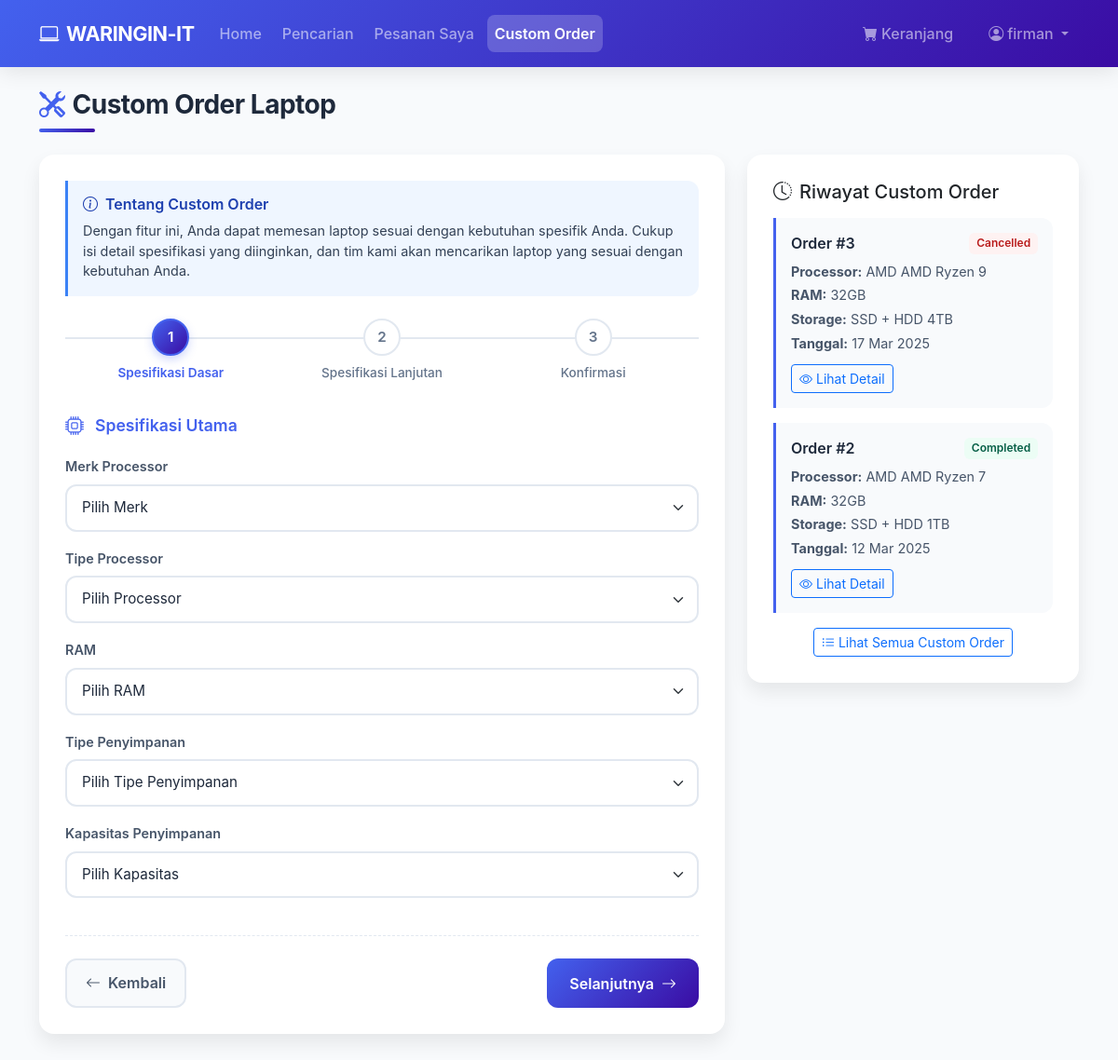
/user/custom_order.php (signed in), run on the app's committed database.
### tables this page shows
CREATE TABLE `tb_user` (
  `user_id` int(11) NOT NULL,
  `nama` varchar(255) NOT NULL,
  `password` varchar(255) NOT NULL,
  `alamat` longtext DEFAULT NULL,
  `telepon` varchar(15) DEFAULT NULL,
  `photo` varchar(255) DEFAULT NULL
);

CREATE TABLE `tb_custom_orders` (
  `order_id` int(11) NOT NULL,
  `user_id` int(11) NOT NULL,
  `ram` varchar(50) NOT NULL,
  `storage` varchar(100) NOT NULL,
  `processor` varchar(100) NOT NULL,
  `vga` varchar(100) NOT NULL,
  `screen_size` varchar(50) NOT NULL,
  `screen_type` varchar(100) NOT NULL,
  `operating_system` varchar(100) NOT NULL,
  `additional_specs` text DEFAULT NULL,
  `budget` int(11) NOT NULL,
  `status` enum('pending','processing','completed','cancelled') NOT NULL DEFAULT 'pending',
  `admin_notes` text DEFAULT NULL,
  `admin_id` int(11) DEFAULT NULL,
  `created_at` datetime NOT NULL DEFAULT current_timestamp(),
  `updated_at` datetime DEFAULT NULL ON UPDATE current_timestamp()
);

### config/koneksi.php (called while the page is built, shortened)
<?php
$host = 'localhost';
$username = 'root';
$password = '';
$database = 'toko_db';
$conn = mysqli_connect($host, $username, $password, $database);
function query($query) {
    global $conn;
    $result = mysqli_query($conn, $query);
    $rows = [];
    if ($result) {
        while ($row = mysqli_fetch_assoc($result)) {
            $rows[] = $row;
        }
    } else {
        error_log("Query error: " . mysqli_error($conn));
    }
    return $rows;
}
?>

### user/custom_order.php (the view, shortened to what this page needs)
<?php
require_once '../config/koneksi.php';
$user_id = $_SESSION['user_id'];
$user = query("SELECT * FROM tb_user WHERE user_id = $user_id")[0];
$history_query = "SELECT * FROM tb_custom_orders WHERE user_id = $user_id ORDER BY created_at DESC LIMIT 5";
$recent_orders = query($history_query);
?>
<!DOCTYPE html>
<html lang="en">
<head>
    <link href="https://cdn.jsdelivr.net/npm/bootstrap@5.3.0/dist/css/bootstrap.min.css" rel="stylesheet">
    <link rel="stylesheet" href="https://cdn.jsdelivr.net/npm/bootstrap-icons@1.7.2/font/bootstrap-icons.css">
</head>
<body>
    <nav class="navbar navbar-expand-lg navbar-dark sticky-top">
        <div class="container">
            <a class="navbar-brand" href="index.php">
                <i class="bi bi-laptop me-2"></i>WARINGIN-IT
            </a>
            <div class="collapse navbar-collapse" id="navbarNav">
                <ul class="navbar-nav me-auto">
                    <li class="nav-item">
                        <a class="nav-link" href="index.php">Home</a>
                    </li>
                    <li class="nav-item">
                        <a class="nav-link" href="search.php">Pencarian</a>
                    </li>
                    <li class="nav-item">
                        <a class="nav-link" href="orders.php">Pesanan Saya</a>
                    </li>
                    <li class="nav-item">
                        <a class="nav-link active" href="custom_order.php">Custom Order</a>
                    </li>
                </ul>
                <ul class="navbar-nav">
                    <li class="nav-item me-3">
                        <a class="nav-link" href="cart.php">
                            <i class="bi bi-cart-fill me-1"></i>Keranjang
                        </a>
                    </li>
                    <li class="nav-item dropdown">
                        <a class="nav-link dropdown-toggle" href="#" id="navbarDropdown" role="button" data-bs-toggle="dropdown">
                            <i class="bi bi-person-circle me-1"></i><?= htmlspecialchars($user['nama']); ?>
                        </a>
                    </li>
                </ul>
            </div>
        </div>
    </nav>
    <div class="container my-4">
        <h2 class="mb-4 fw-bold">
            <i class="bi bi-tools me-2"></i>Custom Order Laptop
        </h2>
        <div class="row">
            <div class="col-lg-8">
                <div class="card">
                    <div class="card-body">
                        <div class="info-box mb-4">
                            <h6><i class="bi bi-info-circle"></i>Tentang Custom Order</h6>
                            <p>Dengan fitur ini, Anda dapat memesan laptop sesuai dengan kebutuhan spesifik Anda. Cukup isi detail spesifikasi yang diinginkan, dan tim kami akan mencarikan laptop yang sesuai dengan kebutuhan Anda.</p>
                        </div>
                        <div class="stepper-wrapper">
                            <div class="stepper-item active" data-step="1">
                                <div class="stepper-circle">1</div>
                                <div class="stepper-text">Spesifikasi Dasar</div>
                            </div>
                            <div class="stepper-item" data-step="2">
                                <div class="stepper-circle">2</div>
                                <div class="stepper-text">Spesifikasi Lanjutan</div>
                            </div>
                            <div class="stepper-item" data-step="3">
                                <div class="stepper-circle">3</div>
                                <div class="stepper-text">Konfirmasi</div>
                            </div>
                        </div>
                        <form action="" method="post" id="customOrderForm">
                            <div class="step-content active" id="step1">
                                <div class="form-section">
                                    <div class="form-section-title">
                                        <i class="bi bi-cpu"></i>Spesifikasi Utama
                                    </div>
                                    <div class="mb-3">
                                        <label for="processor_brand" class="form-label">Merk Processor</label>
                                        <select class="form-select" id="processor_brand" name="processor_brand" required>
                                            <option value="">Pilih Merk</option>
                                        </select>
                                    </div>
                                    <div class="mb-3">
                                        <label for="processor_type" class="form-label">Tipe Processor</label>
                                        <select class="form-select" id="processor_type" name="processor_type" required>
                                            <option value="">Pilih Processor</option>
                                        </select>
                                    </div>
                                    <div class="mb-3">
                                        <label for="ram" class="form-label">RAM</label>
                                        <select class="form-select" id="ram" name="ram" required>
                                            <option value="">Pilih RAM</option>
                                        </select>
                                    </div>
                                    <div class="mb-3">
                                        <label for="storage_type" class="form-label">Tipe Penyimpanan</label>
                                        <select class="form-select" id="storage_type" name="storage_type" required>
                                            <option value="">Pilih Tipe Penyimpanan</option>
                                        </select>
                                    </div>
                                    <div class="mb-3">
                                        <label for="storage_capacity" class="form-label">Kapasitas Penyimpanan</label>
                                        <select class="form-select" id="storage_capacity" name="storage_capacity" required>
                                            <option value="">Pilih Kapasitas</option>
                                        </select>
                                    </div>
                                </div>
                                <div class="d-flex justify-content-between">
                                    <a href="index.php" class="btn btn-secondary">
                                        <i class="bi bi-arrow-left me-2"></i>Kembali
                                    </a>
                                    <button type="button" class="btn btn-primary next-step" data-step="1">
                                        Selanjutnya<i class="bi bi-arrow-right ms-2"></i>
                                    </button>
                                </div>
                            </div>
                        </form>
                    </div>
                </div>
            </div>
            <div class="col-lg-4">
                <div class="card">
                    <div class="card-body">
                        <h5 class="card-title mb-3">
                            <i class="bi bi-clock-history me-2"></i>Riwayat Custom Order
                        </h5>
                        <?php if (empty($recent_orders)) : ?>
                            <p class="text-muted text-center py-3">
                                Belum ada riwayat custom order.
                            </p>
                        <?php else : ?>
                            <?php foreach ($recent_orders as $order) : ?>
                                <div class="history-item">
                                    <h6>
                                        Order #<?= $order['order_id']; ?>
                                        <span class="status-badge status-<?= $order['status']; ?>"><?= ucfirst($order['status']); ?></span>
                                    </h6>
                                    <p><strong>Processor:</strong> <?= $order['processor']; ?></p>
                                    <p><strong>RAM:</strong> <?= $order['ram']; ?></p>
                                    <p><strong>Storage:</strong> <?= $order['storage']; ?></p>
                                    <p><strong>Tanggal:</strong> <?= date('d M Y', strtotime($order['created_at'])); ?></p>
                                    <a href="custom_order_detail.php?id=<?= $order['order_id']; ?>" class="btn btn-sm btn-outline-primary mt-2">
                                        <i class="bi bi-eye me-1"></i>Lihat Detail
                                    </a>
                                </div>
                            <?php endforeach; ?>
                            <div class="text-center mt-3">
                                <a href="custom_order_status.php" class="btn btn-sm btn-outline-primary">
                                    <i class="bi bi-list-ul me-1"></i>Lihat Semua Custom Order
                                </a>
                            </div>
                        <?php endif; ?>
                    </div>
                </div>
            </div>
        </div>
    </div>
</body>
</html>

### data on the page
tb_user: nama "firman"
tb_custom_orders: order_id "3", status "Cancelled", processor "AMD AMD Ryzen 9", ram "32GB", storage "SSD + HDD 4TB", created_at "17 Mar 2025"
tb_custom_orders: order_id "2", status "Completed", processor "AMD AMD Ryzen 7", ram "32GB", storage "SSD + HDD 1TB", created_at "12 Mar 2025"
